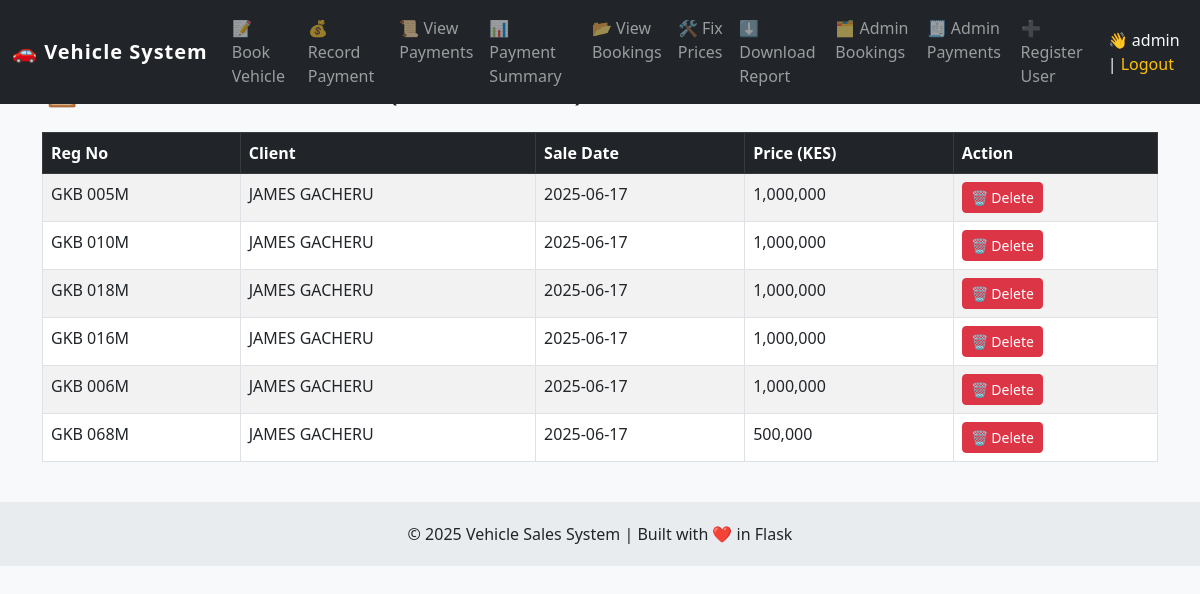
Screenshot of /admin/bookings (signed in) with the database file from the repository.
### tables this page shows
CREATE TABLE bookings (
            id INTEGER PRIMARY KEY AUTOINCREMENT,
            vehicle_reg TEXT UNIQUE,
            client_name TEXT,
            client_id TEXT,
            sale_date TEXT,
            created_at TIMESTAMP DEFAULT CURRENT_TIMESTAMP
        , status TEXT DEFAULT 'booked', price INTEGER);

### app.py (the view)
@app.route("/admin/bookings")
@admin_required
def view_all_bookings():
    conn = sqlite3.connect("booking.db")
    c = conn.cursor()
    c.execute("SELECT vehicle_reg, client_name, sale_date, price FROM bookings")
    bookings = c.fetchall()
    conn.close()
    return render_template("admin_bookings.html", bookings=bookings)

### app.py (called while the page is built)
def admin_required(f):
    @wraps(f)
    def decorated_function(*args, **kwargs):
        if session.get("role") != "admin":
            flash("🚫 Admin access required.")
            return redirect(url_for("index"))
        return f(*args, **kwargs)
    return decorated_function

### templates/admin_bookings.html (shortened to what this page needs)
{% extends "layout.html" %}
{% block content %}
<h2 class="mb-4">📋 All Booked Vehicles (Admin View)</h2>
<table class="table table-bordered table-striped">
    <thead class="table-dark">
        <tr>
            <th>Reg No</th>
            <th>Client</th>
            <th>Sale Date</th>
            <th>Price (KES)</th>
            <th>Action</th>
        </tr>
    </thead>
    <tbody>
        {% for b in bookings %}
        <tr>
            <td>{{ b[0] }}</td>
            <td>{{ b[1] }}</td>
            <td>{{ b[2] }}</td>
            <td>{{ "{:,.0f}".format(b[3]) if b[3] else "" }}</td>
            <td>
                <a class="btn btn-sm btn-danger" href="/admin/bookings/delete/{{ b[0] }}" onclick="return confirm('Delete booking for {{ b[0] }}?')">🗑 Delete</a>
            </td>
        </tr>
        {% endfor %}
    </tbody>
</table>
{% endblock %}

### templates/layout.html (style rules this page uses)
body { padding-top: 70px; background-color: #f8f9fa; }

### rows the page displays
bookings: vehicle_reg "GKB 005M", client_name "JAMES GACHERU", sale_date "2025-06-17", price "1,000,000"
bookings: vehicle_reg "GKB 010M", client_name "JAMES GACHERU", sale_date "2025-06-17", price "1,000,000"
bookings: vehicle_reg "GKB 018M", client_name "JAMES GACHERU", sale_date "2025-06-17", price "1,000,000"
bookings: vehicle_reg "GKB 016M", client_name "JAMES GACHERU", sale_date "2025-06-17", price "1,000,000"
bookings: vehicle_reg "GKB 006M", client_name "JAMES GACHERU", sale_date "2025-06-17", price "1,000,000"
bookings: vehicle_reg "GKB 068M", client_name "JAMES GACHERU", sale_date "2025-06-17", price "500,000"

### other values shown
{{ session.username }} "admin"
{{ 2025 }} "2025"
